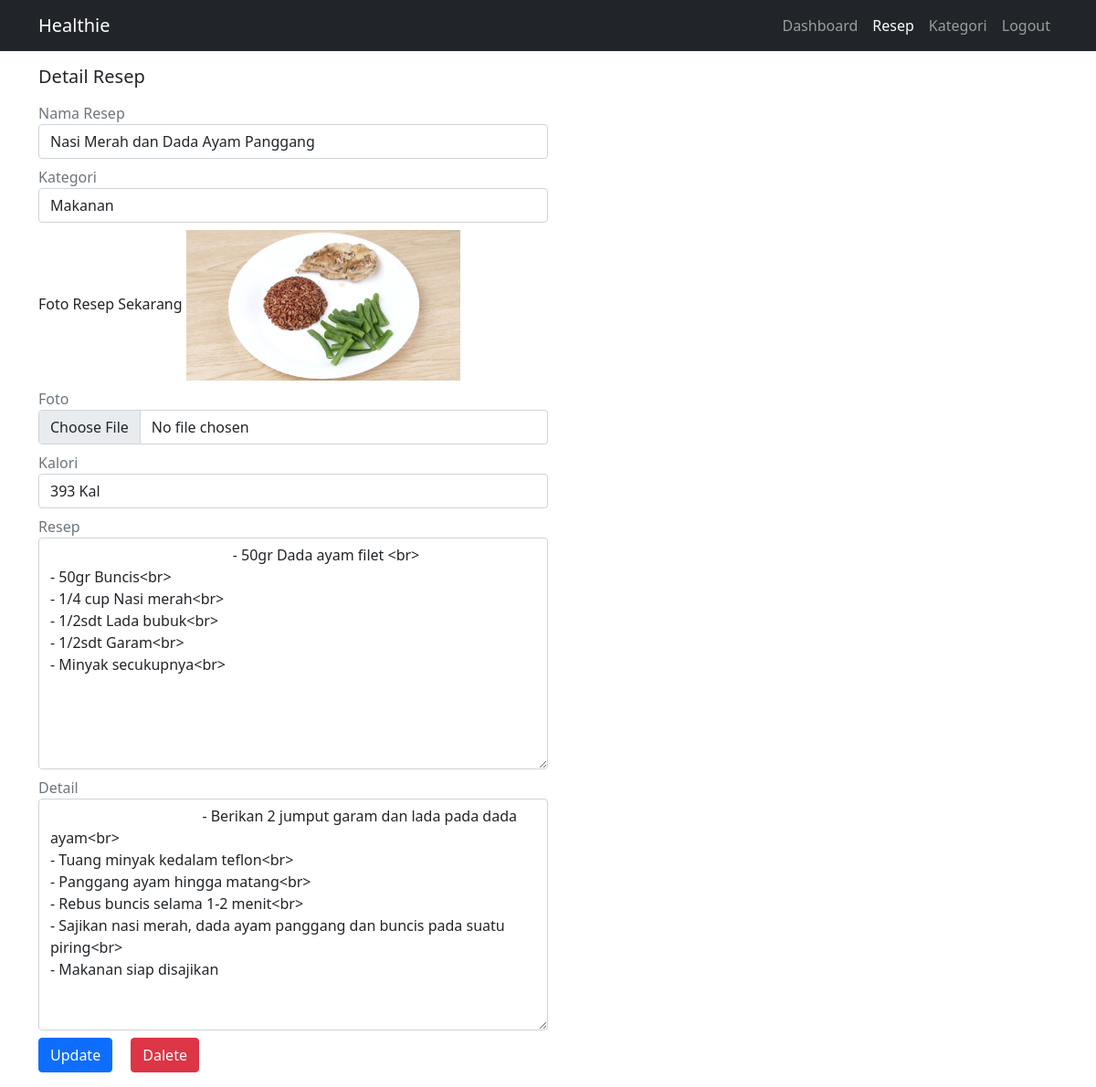
Screenshot of /admin/editResep.php?id=18 (signed in) with the database file from the repository.
### tables this page shows
CREATE TABLE `resep` (
  `id` int(11) NOT NULL,
  `kategori_id` int(11) NOT NULL,
  `nama` varchar(250) NOT NULL,
  `foto` varchar(250) DEFAULT NULL,
  `kalori` varchar(10) DEFAULT NULL,
  `resep` text NOT NULL,
  `detail` text NOT NULL
);

CREATE TABLE `kategori` (
  `id` int(11) NOT NULL,
  `nama` varchar(100) NOT NULL
);

### admin/editResep.php (the view, shortened to what this page needs)
<?php
    require "../conn.php";
    $id = $_GET['id'];
    $query = mysqli_query($con, "SELECT a.*, b.nama AS nama_kategori FROM resep a JOIN kategori b ON a.kategori_id=b.id WHERE a.id='$id'");
    $data = mysqli_fetch_array($query);
?>
<!DOCTYPE html>
<html lang="en">
<head>
    <link href="https://cdn.jsdelivr.net/npm/bootstrap@5.0.2/dist/css/bootstrap.min.css" rel="stylesheet">
</head>
<body>
<div class="container-fluid bg-dark">
    <nav class="navbar navbar-expand-lg navbar-dark bg-dark">
      <div class="container">
        <a class="navbar-brand" href="../index.php">Healthie</a>
        <div class="collapse navbar-collapse " id="navbarNav">
          <ul class="navbar-nav ms-auto">
            <li class="nav-item">
              <a class="nav-link" aria-current="page" href="dashboard.php">Dashboard</a>
            </li>
            <li class="nav-item">
              <a class="nav-link active" href="resep.php">Resep</a>
            </li>
            <li class="nav-item">
              <a class="nav-link " href="Kategori.php">Kategori</a>
            </li>
            <li class="nav-item">
              <a class="nav-link" href="logout.php">Logout</a>
            </li>
          </ul>
        </div>
      </div>
    </nav>
</div>
<div class="container">
    <h5 class="my-3">Detail Resep</h5>
    <div class="col-6">
        <form action="" method="post" enctype="multipart/form-data">
          <div class="mb-2">
            <label class=" text-muted" for="nama">Nama Resep</label>
            <input type="text" id="nama" name="nama" value="<?php echo $data['nama']; ?>" class="form-control" >
          </div>
          <div class="mb-2">
            <label class=" text-muted" for="kategori">Kategori</label>
              <select name="kategori" id="kategori" class="form-control">
                <option value="<?php echo $data['kategori_id']; ?>"> <?php echo $data['nama_kategori'];?></option>
              </select>
          </div>
          <div class="mb-2">
            <label for="currentFoto">Foto Resep Sekarang</label>
            <img src="../image/<?php echo $data['foto'] ?>" width=300>
          </div>
          <div class="mb-2">
              <label class=" text-muted" for="foto">Foto</label>
              <input type="file" id="foto" name="foto" class="form-control">
          </div>
          <div class="mb-2">
            <label class=" text-muted" for="kalori">Kalori</label>
            <input type="text" id="kalori" name="kalori" value="<?php echo $data['kalori']; ?>" class="form-control">
        </div>
        <div class="mb-2">
          <label class=" text-muted" for="resep">Resep</label>
          <textarea name="resep" id="resep" cols="30" rows="10" class="form-control">
            <?php echo $data['resep'] ?>
          </textarea>
        </div>
        <div class="mb-2">
          <label class=" text-muted" for="detail">Detail</label>
          <textarea name="detail" id="detail" cols="30" rows="10" class="form-control">
          <?php echo $data['detail'] ?>
          </textarea>
        </div>
        <div class="mb-3">
          <button type="submit" name="update" class="btn btn-primary" >Update</button>
          <button type="submit" class="btn btn-danger ms-3" name="delete">Dalete</button>
        </div>
      </form>
    </div>
</div>
</body>
</html>

### rows the page displays
resep: nama "Nasi Merah dan Dada Ayam Panggang", kategori "Makanan", foto (picture), kalori "393 Kal", resep "- 50gr Dada ayam filet <br> - 50gr Buncis<br> - 1/4 cup Nasi merah<br> - 1/2sdt Lada bubuk<br> - 1/2sdt Garam<br> - Minyak secukupnya<br>", detail "- Berikan 2 jumput garam dan lada pada dada ayam<br> - Tuang minyak kedalam teflon<br> - Panggang ayam hingga matang<br> - Rebus buncis selama 1-2 menit<br> - Sajikan nasi merah, dada ayam panggang dan buncis pada suatu piring<br> - Makanan siap disajikan"
